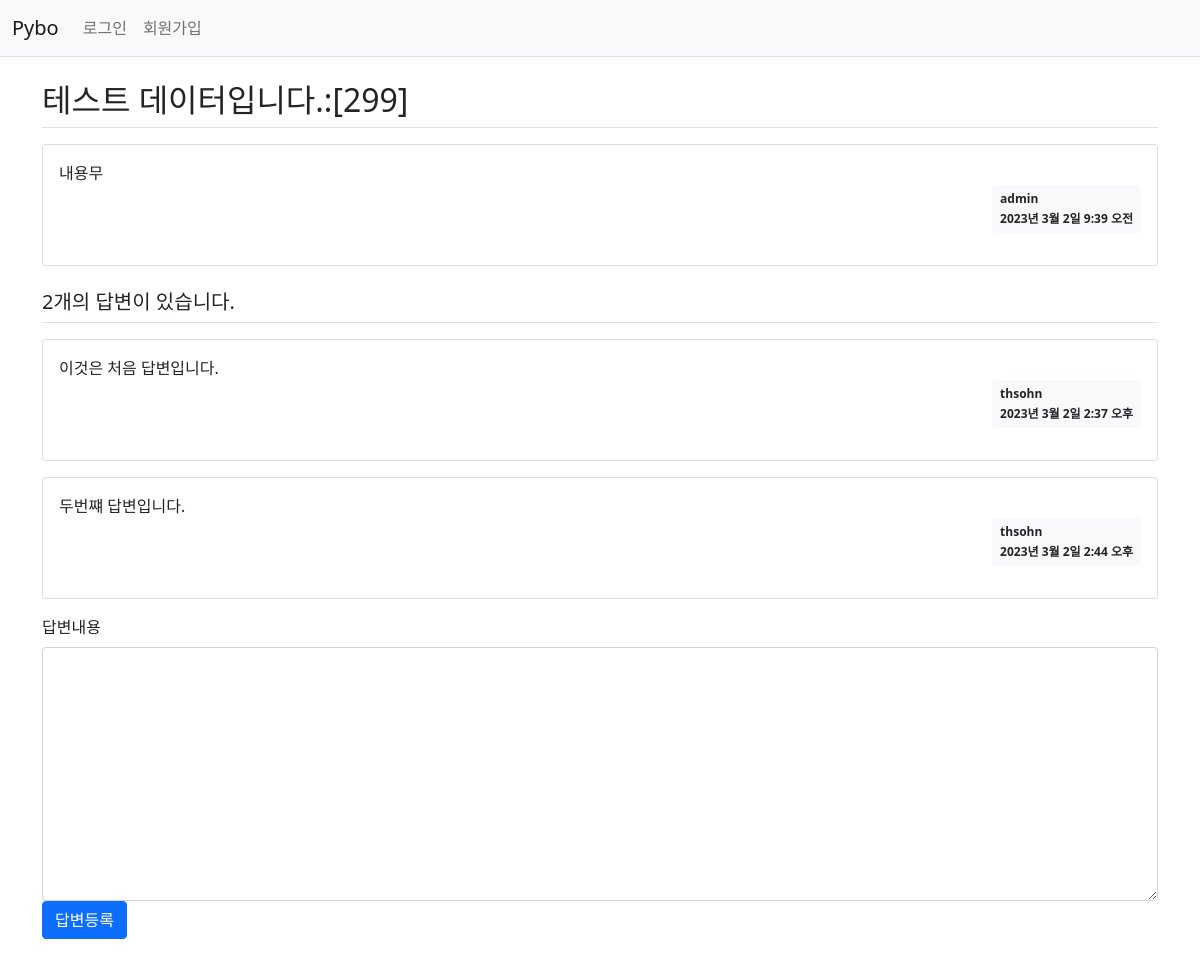
/pybo/304/, run on the app's committed database.
### pybo/models.py (models this page shows, shortened)
class Question(models.Model):
    author = models.ForeignKey(User, on_delete=models.CASCADE)
    subject = models.CharField(max_length=200)
    content = models.TextField()
    create_date = models.DateTimeField()
    modified_date = models.DateTimeField(null=True, blank=True)

class Answer(models.Model):
    author = models.ForeignKey(User, on_delete=models.CASCADE)
    question = models.ForeignKey(Question, on_delete=models.CASCADE)
    content = models.TextField()
    create_date = models.DateTimeField()
    modified_date = models.DateTimeField(null=True, blank=True)

### pybo/views.py (the view)
# urls.py: path('<int:question_id>/', views.detail, name='detail'),
def detail(request, question_id):
    question = get_object_or_404(Question, pk=question_id)
    context = {'question': question}
    return render(request, 'pybo/question_detail.html', context)

### templates/pybo/question_detail.html (shortened to what this page needs)
{% extends 'base.html' %}
{% block content %}
<div class="container my-3">
    <h2 class="border-bottom py-2">{{ question.subject }}</h2>
    <div class="card my-3">
        <div class="card-body">
            <div class="card-text" style="white-space: pre-line;">{{ question.content }}</div>
            <div class="d-flex justify-content-end">
                <div class="badge bg-light text-dark p-2 text-start">
                    <div class="mb-2"> {{ question.author.username }} </div>
                    <div>{{ question.create_date }}</div>
                </div>
            </div>
        </div>
    </div>
    <h5 class="border-bottom my-3 py-2">{{question.answer_set.count}}개의 답변이 있습니다.</h5>
    {% for answer in question.answer_set.all %}
    <div class="card my-3">
        <div class="card-body">
            <div class="card-text" style="white-space: pre-line;">{{ answer.content }}</div>
            <div class="d-flex justify-content-end">
                <div class="badge bg-light text-dark p-2 text-start">
                    <div class="mb-2">{{ answer.author.username }}</div>
                    <div>{{ answer.create_date }}</div>
                </div>
            </div>
        </div>
    </div>
    {% endfor %}
    <form action="{% url 'pybo:answer_create' question.id %}" method="post" class="my-3">
        <div class="form-group">
            <label for="content" class="form-label">답변내용</label>
            <textarea name="content" id="content" class="form-control" rows="10"></textarea>
        </div>
        <input type="submit" value="답변등록" class="btn btn-primary">
    </form>
</div>
{% endblock %}

### data on the page
Question: subject "테스트 데이터입니다.:[299]", content "내용무", author.username "admin", create_date "2023년 3월 2일 9:39 오전", answer_set.count "2"
Answer: content "이것은 처음 답변입니다.", author.username "thsohn", create_date "2023년 3월 2일 2:37 오후"
Answer: content "두번쨰 답변입니다.", author.username "thsohn", create_date "2023년 3월 2일 2:44 오후"
